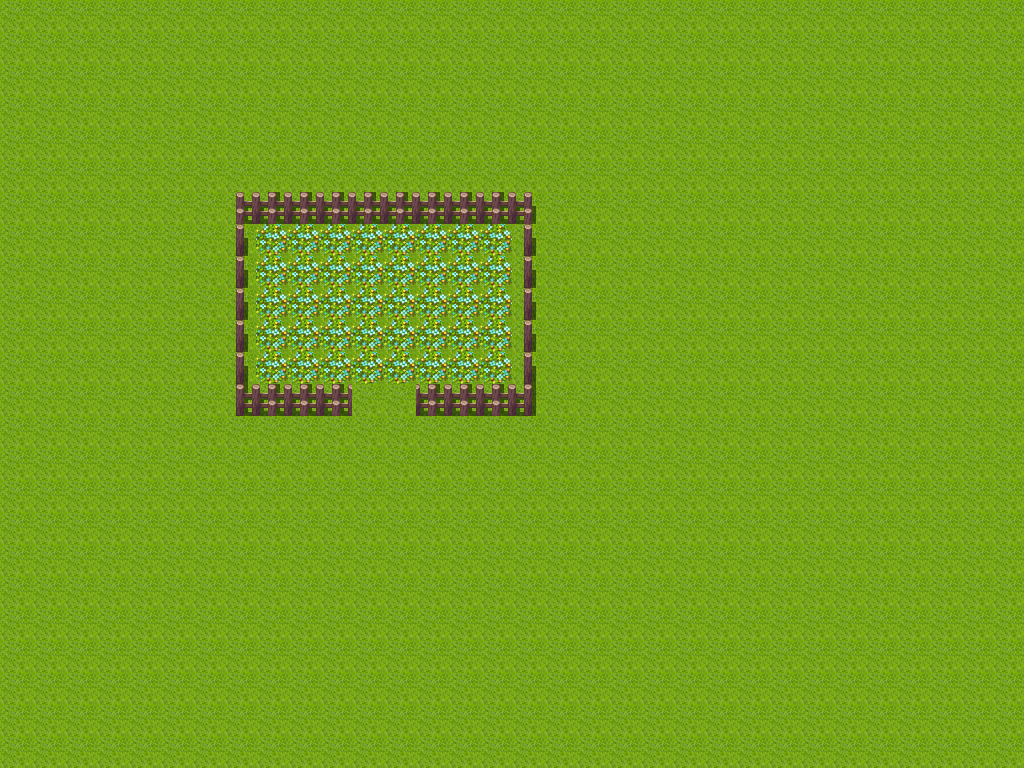

A 2D game scene composited from a Tiled map and its tileset images. What follows is a short description and the map's XML, with every tile layer's data as written:
An orthogonal 32x24 tile map with 32x32 px tiles, 1 tile layer (Kachelebene 1).

<map version="1.0" orientation="orthogonal" renderorder="right-down" width="32" height="24" tilewidth="32" tileheight="32" nextobjectid="1">
 <tileset firstgid="1" name="ground" tilewidth="32" tileheight="32" tilecount="192" columns="16">
  <image source="../ground/ground.png" width="512" height="384" />
  <terraintypes>
   <terrain name="Neues Terrain" tile="-1" />
   <terrain name="Neues Terrain" tile="37" />
   <terrain name="Neues Terrain" tile="35" />
  </terraintypes>
  <tile id="20" terrain="0,0,0," />
  <tile id="21" terrain="0,0,,0" />
  <tile id="35" terrain=",1,," />
  <tile id="36" terrain="0,,0,0" />
  <tile id="37" terrain="1,1,1,1" />
  <tile id="49" terrain=",1,," />
 </tileset>
 <layer name="Kachelebene 1" width="32" height="24">
  <data encoding="csv">
1,1,1,1,1,1,1,1,1,1,1,1,1,1,1,1,1,1,1,1,1,1,1,1,1,1,1,1,1,1,1,1,
1,1,1,1,1,1,1,1,1,1,1,1,1,1,1,1,1,1,1,1,1,1,1,1,1,1,1,1,1,1,1,1,
1,1,1,1,1,1,1,1,1,1,1,1,1,1,1,1,1,1,1,1,1,1,1,1,1,1,1,1,1,1,1,1,
1,1,1,1,1,1,1,1,1,1,1,1,1,1,1,1,1,1,1,1,1,1,1,1,1,1,1,1,1,1,1,1,
1,1,1,1,1,1,1,1,1,1,1,1,1,1,1,1,1,1,1,1,1,1,1,1,1,1,1,1,1,1,1,1,
1,1,1,1,1,1,1,1,1,1,1,1,1,1,1,1,1,1,1,1,1,1,1,1,1,1,1,1,1,1,1,1,
1,1,1,1,1,1,1,19,4,4,4,4,4,4,4,4,20,1,1,1,1,1,1,1,1,1,1,1,1,1,1,1,
1,1,1,1,1,1,1,3,50,50,50,50,50,50,50,50,3,1,1,1,1,1,1,1,1,1,1,1,1,1,1,1,
1,1,1,1,1,1,1,3,50,50,50,50,50,50,50,50,3,1,1,1,1,1,1,1,1,1,1,1,1,1,1,1,
1,1,1,1,1,1,1,3,50,50,50,50,50,50,50,50,3,1,1,1,1,1,1,1,1,1,1,1,1,1,1,1,
1,1,1,1,1,1,1,3,50,50,50,50,50,50,50,50,3,1,1,1,1,1,1,1,1,1,1,1,1,1,1,1,
1,1,1,1,1,1,1,3,50,50,50,50,50,50,50,50,3,1,1,1,1,1,1,1,1,1,1,1,1,1,1,1,
1,1,1,1,1,1,1,35,4,4,4,1,1,4,4,4,36,1,1,1,1,1,1,1,1,1,1,1,1,1,1,1,
1,1,1,1,1,1,1,1,1,1,1,1,1,1,1,1,1,1,1,1,1,1,1,1,1,1,1,1,1,1,1,1,
1,1,1,1,1,1,1,1,1,1,1,1,1,1,1,1,1,1,1,1,1,1,1,1,1,1,1,1,1,1,1,1,
1,1,1,1,1,1,1,1,1,1,1,1,1,1,1,1,1,1,1,1,1,1,1,1,1,1,1,1,1,1,1,1,
1,1,1,1,1,1,1,1,1,1,1,1,1,1,1,1,1,1,1,1,1,1,1,1,1,1,1,1,1,1,1,1,
1,1,1,1,1,1,1,1,1,1,1,1,1,1,1,1,1,1,1,1,1,1,1,1,1,1,1,1,1,1,1,1,
1,1,1,1,1,1,1,1,1,1,1,1,1,1,1,1,1,1,1,1,1,1,1,1,1,1,1,1,1,1,1,1,
1,1,1,1,1,1,1,1,1,1,1,1,1,1,1,1,1,1,1,1,1,1,1,1,1,1,1,1,1,1,1,1,
1,1,1,1,1,1,1,1,1,1,1,1,1,1,1,1,1,1,1,1,1,1,1,1,1,1,1,1,1,1,1,1,
1,1,1,1,1,1,1,1,1,1,1,1,1,1,1,1,1,1,1,1,1,1,1,1,1,1,1,1,1,1,1,1,
1,1,1,1,1,1,1,1,1,1,1,1,1,1,1,1,1,1,1,1,1,1,1,1,1,1,1,1,1,1,1,1,
1,1,1,1,1,1,1,1,1,1,1,1,1,1,1,1,1,1,1,1,1,1,1,1,1,1,1,1,1,1,1,1
</data>
 </layer>
</map>
